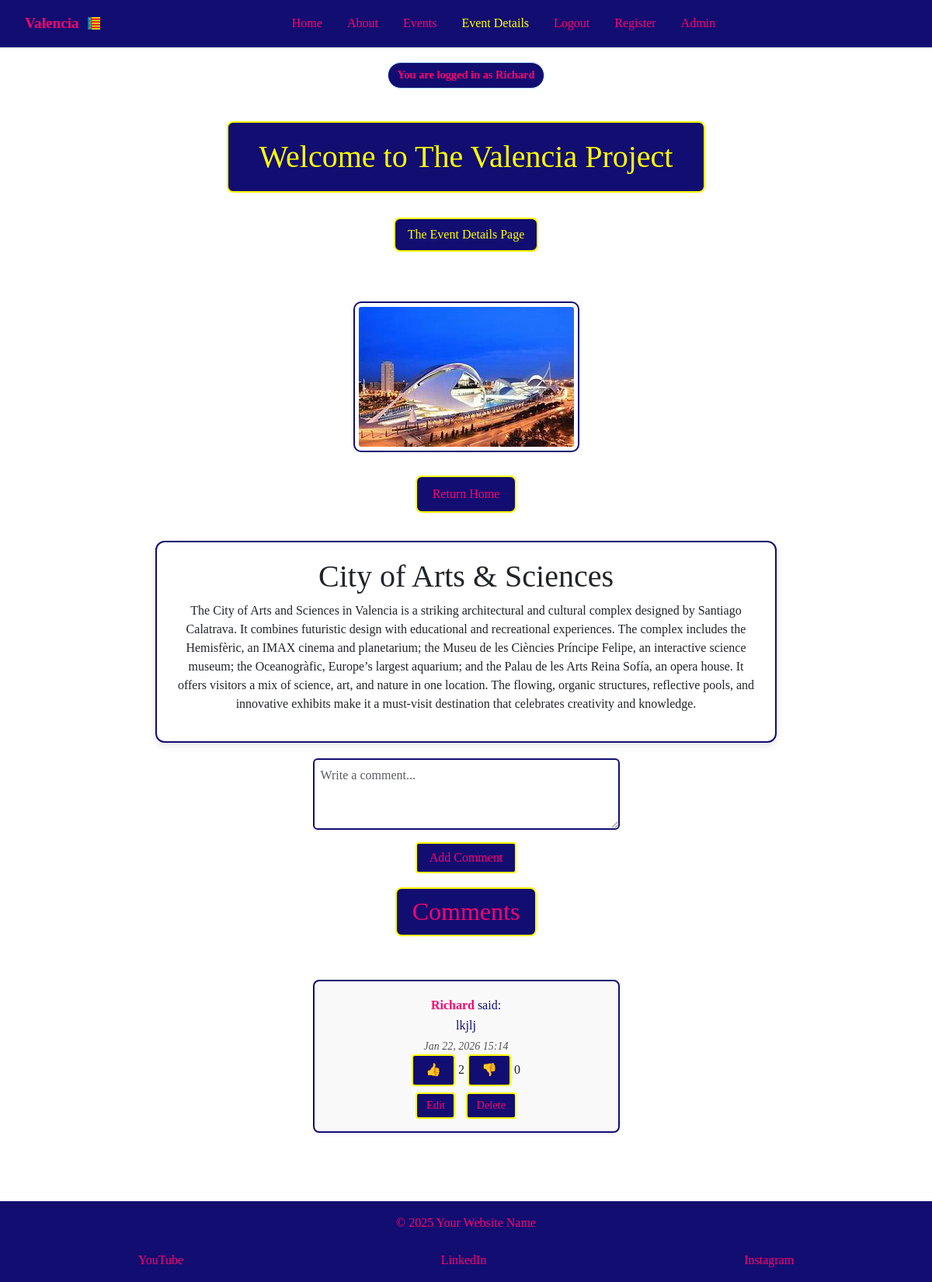
/event-details/3/ (signed in), run on the app's committed database.
### tourism_es/models.py (models this page shows, shortened)
class CardText(models.Model):
    title = models.CharField(max_length=50, blank=True)
    content = models.TextField()
    image_name = models.CharField(
        max_length=30,
        help_text="Enter the image filename (eg 'science museum.jpg)",
        default='default.jpg',
        blank=True
    )
    saved_by = models.ManyToManyField(User,
                                      related_name='saved_cards', blank=True)

class Comment(models.Model):
    card = models.ForeignKey(
        CardText,
        on_delete=models.CASCADE,
        related_name='comments',
        default=1
    )
    user = models.ForeignKey(User, on_delete=models.CASCADE)
    text = models.TextField()
    created_at = models.DateTimeField(auto_now_add=True)
    updated_at = models.DateTimeField(auto_now=True)

### tourism_es/views.py (the view)
# urls.py: path('event-details/<int:pk>/', views.event_details, name='event-details'),
def event_details(request, pk):
    card = get_object_or_404(CardText, id=pk)
    is_saved = False
    if request.user.is_authenticated:
        is_saved = card.saved_by.filter(pk=request.user.pk).exists()
    if request.method == 'POST' and request.user.is_authenticated:
        form = CommentForm(request.POST)
        if form.is_valid():
            comment = form.save(commit=False)
            comment.user = request.user
            comment.card = card
            comment.save()
            return redirect('event-details', pk=card.pk)
    else:
        form = CommentForm()
    comments = card.comments.all().order_by('created_at')
    context = {
        'card': card,
        'comments': comments,
        'form': form,
        'is_saved': is_saved,
        'active_tab': 'event-details'
    }
    return render(request, 'event-details.html', context)

### tourism_es/forms.py
class CommentForm(forms.ModelForm):
    class Meta:
        model = Comment
        fields = ['text']
        labels = {
            'text': '',
        }
        widgets = {
            'text': forms.Textarea(attrs={
                'class': 'form-control',
                'rows': 3,
                'placeholder': 'Write a comment...'
            })
        }

### tourism_es/templatetags/comment_tags.py (called while the page is built)
@register.filter
def reaction_count(comment, reaction_type):
    return comment.reactions.filter(reaction=reaction_type).count()

### tourism_es/templates/event-details.html (shortened to what this page needs)
{% extends 'base.html' %}
{% load static %}
{% load comment_tags %}
{% block content %}
<h1 class="color">Welcome to The Valencia Project</h1>
<p class="color">The Event Details Page</p>
<main class="card-detail-wrapper">
    <div class="card-detail">
        <img src="{% static 'images/' %}{{ card.image_name }}" alt="{{ card.title }}">
        <p>
            <a class="color-return" href="{% url 'index' %}">Return Home</a>
        </p>
        <div class="card-content-box">
            <h1>{{ card.title }}</h1>
            <p>{{ card.content }}</p>
        </div>
        <div class="comments-section">
            {% if user.is_authenticated %}
            <form method="POST">
                {{ form.as_p }}
                <button type="submit">Add Comment</button>
            </form>
            {% endif %}
            <h2>Comments</h2>
            {% for comment in comments %}
            <div class="comment" data-id="{{ comment.id }}">
                <p><strong>{{ comment.user.username }}</strong> said:</p>
                <p>{{ comment.text }}</p>
                <small>{{ comment.created_at|date:"M d, Y H:i "}}</small>
                <div class="reaction-buttons">
                    {% if user.is_authenticated %}
                    <button class="like-btn" data-url="{% url 'toggle_reaction' comment.id 'like' %}">👍</button>
                    <span class="like-count">{{ comment|reaction_count:"like" }}</span>
                    <button class="dislike-btn" data-url="{% url 'toggle_reaction' comment.id 'dislike' %}">👎</button>
                    <span class="dislike-count">{{ comment|reaction_count:"dislike" }}</span>
                    {% else %}
                    <p>Login to react.</p>
                    {% endif %}
                </div>
                {% if user == comment.user %}
                <div class="actions">
                    <a href="{% url 'edit-comment'  comment.pk %}">Edit</a>
                    <a href="{% url 'delete-comments' comment.pk %}">Delete</a>
                </div>
                {% endif %}
            </div>
            {% empty %}
            <hr>
            <p class="no-comments">No comments yet</p>
            {% endfor %}
        </div>
    </div>
</main>
{% endblock %}

### tourism_es/templates/base.html (shortened to what this page needs)
{% load static %}
<!DOCTYPE html>
<html lang="en">
<head>
    <link href="https://cdn.jsdelivr.net/npm/bootstrap@5.3.8/dist/css/bootstrap.min.css" rel="stylesheet"
>
</head>
<link rel="stylesheet" href="{% static 'CSS/tourism.css' %}">
<body>
    <nav class="navbar">
        <div class="logo">
            <a href="{% url 'index' %}">
                Valencia
                <img src="{% static 'favicon/favicon-32x32.png' %}" alt="Logo" class="logo-img">
            </a>
        </div>
        <div class="nav-links" id="nav-links">
            <a href="{% url 'index' %}" class="{% if active_tab == 'index' %}active{% endif %}">Home</a>
            <a href="{% url 'about' %}" class="{% if active_tab == 'about' %}active{% endif %}">About</a>
            <a href="{% url 'events' %}" class="{% if active_tab == 'events' %}active{% endif %}">Events</a>
            {% if active_tab == 'event-details' %}
            <span class="active">Event Details</span>
            {% endif %}
            <a href="{% url 'logout' %}" class="{% if active_tab == 'logout' %}active{% endif %}">Logout</a>
            <a href="{% url 'register' %}" class="{% if active_tab == 'register' %}active{% endif %}">Register</a>
            {% if user.is_staff %}
            <a href="{% url 'admin:index' %}">Admin</a>
            {% endif %}
        </div>
    </nav>
    {% if request.user.is_authenticated %}
    <div class="auth-badge">
        You are logged in as {{ request.user.username }}
    </div>
    {% endif %}
    <main>
        {% block content %}{% endblock %}
    </main>
    <footer>
        <p class="footer-text">&copy; 2025 Your Website Name</p>
        <div class="social-links">
            <a href="https://www.youtube.com" target="_blank" aria-label="YouTube">YouTube</a>
            <a href="https://www.linkedin.com" target="_blank" aria-label="LinkedIn">LinkedIn</a>
            <a href="https://www.instagram.com" target="_blank" aria-label="Instagram">Instagram</a>
        </div>
    </footer>
</body>
</html>

### tourism_es/static/CSS/tourism.css (style rules this page uses)
* { box-sizing: border-box; margin: 0; padding: 0; }
html, body { height: 100%; font-family: "Times New Roman", Times, serif; overflow-x: hidden; }
body { display: flex; flex-direction: column; min-height: 100vh; padding-top: 4.375rem; background: url('../images/City-of-Arts-and-Sci.png') center center / cover no-repeat fixed; image-rendering: auto; }
main { flex: 1; display: flex; flex-direction: column; align-items: center; justify-content: flex-start; text-align: center; padding: 2rem 1rem; gap: 2rem; }
.color { color: yellow; text-align: center; margin: 0em auto; padding: 0.5em 1em; border: 2px solid yellow; border-radius: 8px; background: #120d71; }
a.color-return { text-align: center; margin: 0em auto; padding: 0.5em 1em; border: 2px solid yellow; border-radius: 8px; background: #120d71; color: #f8046f; text-decoration: none; }
.logo a { display: flex; align-items: center; gap: 0.7rem; text-decoration: none; color: inherit; }
.logo-img { width: 16px; height: 16px; }
.navbar { display: flex; align-items: center; justify-content: space-between; padding: 1rem 2rem; background-color: #120d71; position: fixed; width: 100%; top: 0; left: 0; z-index: 1000; }
.logo a { color: #f8046f; text-decoration: none; font-weight: bold; font-size: 1.2rem; }
.nav-links { display: flex; flex: 1; justify-content: center; gap: 2rem; list-style: none; }
.nav-links a { color: #f8046f; text-decoration: none; transition: color 0.3s; }
.nav-links span { color: #120d71; text-decoration: none; }
.nav-links span.active { color: yellow; }
.auth-badge { display: block; width: fit-content; margin: 10px auto; padding: 5px 12px; background-color: #120d71; color: #f8046f; font-weight: 600; font-size: 0.9rem; border-radius: 20px; border: 1px solid #b3e0ff; text-align: center; }
.card-detail { display: flex; flex-direction: column; align-items: center; text-align: center; gap: 20px; max-width: 800px; }
.card-detail img { max-width: 100%; height: auto; border-radius: 10px; border: 2px solid #007BFF; padding: 5px; background-color: #fff; border: 2px solid #120d71; }
.card-content-box { background-color: #ffffff; border: 2px solid #120d71; border-radius: 12px; padding: 20px; box-shadow: 0 4px 10px rgba(0,0,0,0.1); width: 100%; box-sizing: border-box; }
.card-detail a { display: inline-block; margin-top: 10px; padding: 10px 20px; background-color: #120d71; color: #f8046f; text-decoration: none; border-radius: 8px; transition: transform 0.2s, background-color 0.2s; border: 2px solid yellow; }
.comment { margin-bottom: 1em; padding: 0.75em 1em; background: #f9f9f9; border-radius: 8px; }
.comments-section h2 { display: inline-block; margin-top: 10px; padding: 10px 20px; background-color: #120d71; color: #f8046f; text-decoration: none; border-radius: 8px; transition: transform 0.2s, background-color 0.2s; border: 2px solid yellow; }
.comment { margin-bottom: 1.5em; margin-top: 3rem; padding: 1em; background: #f9f9f9; border: 2px solid #120d71; border-radius: 8px; box-shadow: 0 2px 6px rgba(0,0,0,0.05); }
.comment p { margin: 0.25em 0; color: #120d71; line-height: 1.4; }
.comment p strong { color: #f8046f; font-weight: bold; }
.comment small { color: #555; font-style: italic; display: block; margin-top: 0.3em; }
button { background: #120d71; color: #f8046f; border: none; padding: 0.4em 1em; border-radius: 4px; margin-bottom: 0.5rem; cursor: pointer; transition: background 0.2s; border: 2px solid yellow; }
.form-control { border: 2px solid #120d71; border-radius: 6px; padding: 0.5em; outline: none; transition: border-color 0.2s; }
.actions a { background: #120d71; color: #f8046f; padding: 0.3em 0.8em; border-radius: 4px; text-decoration: none; margin-right: 0.5em; font-size: 0.9em; transition: background 0.2s; border: 2px solid yellow; }
.comment .actions a { margin: 0 0.3rem; text-decoration: none; }
footer { background-color: #120d71; color: rgb(121, 7, 127); padding: 1rem; display: flex; flex-direction: column; align-items: center; gap: 0.5rem; width: 100%; box-sizing: border-box; overflow: visible; }
.footer-text { color: #f8046f; transition: color 0.3s; }
.social-links { display: flex; justify-content: space-around; flex-wrap: wrap; gap: 0.5rem; width: 100%; max-width: 100%; min-width: 0; overflow: hidden; }
.social-links a { color: #f8046f; text-decoration: none; transition: color 0.3s; flex-shrink: 1; text-align: center; white-space: nowrap; }

### data on the page
CardText: image_name (picture), title "City of Arts & Sciences", content "The City of Arts and Sciences in Valencia is a striking architectural and cultural complex designed by Santiago Calatrava. It combines futuristic design with educational and recreational experiences. The complex includes the Hemisfèric, an IMAX cinema and planetarium; the Museu de les Ciències Príncipe Felipe, an interactive science museum; the Oceanogràfic, Europe’s largest aquarium; and the Palau de les Arts Reina Sofía, an opera house. It offers visitors a mix of science, art, and nature in one location. The flowing, organic structures, reflective pools, and innovative exhibits make it a must-visit destination that celebrates creativity and knowledge."
Comment: user.username "Richard", text "lkjlj", created_at "Jan 22, 2026 15:14", id "2", id "0", shows "Edit"

### other printed values
{{ request.user.username }} "Richard"
